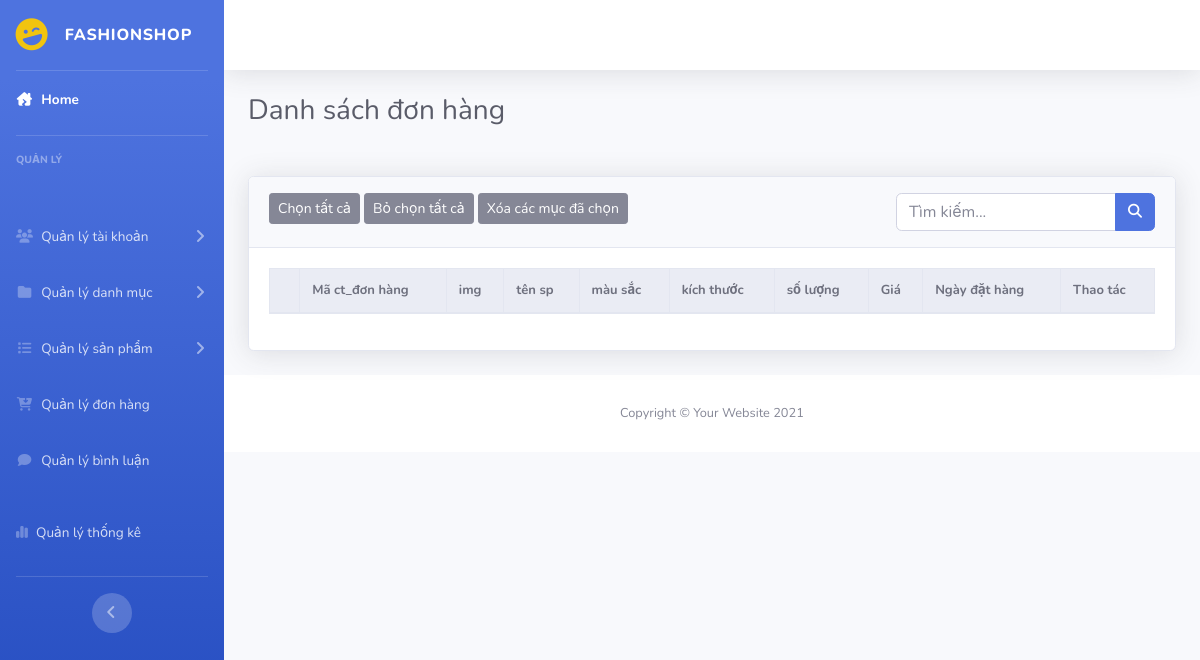
/admin/index.php?act=ct_donhang&iddh=53, run on an earlier commit of the app's database.
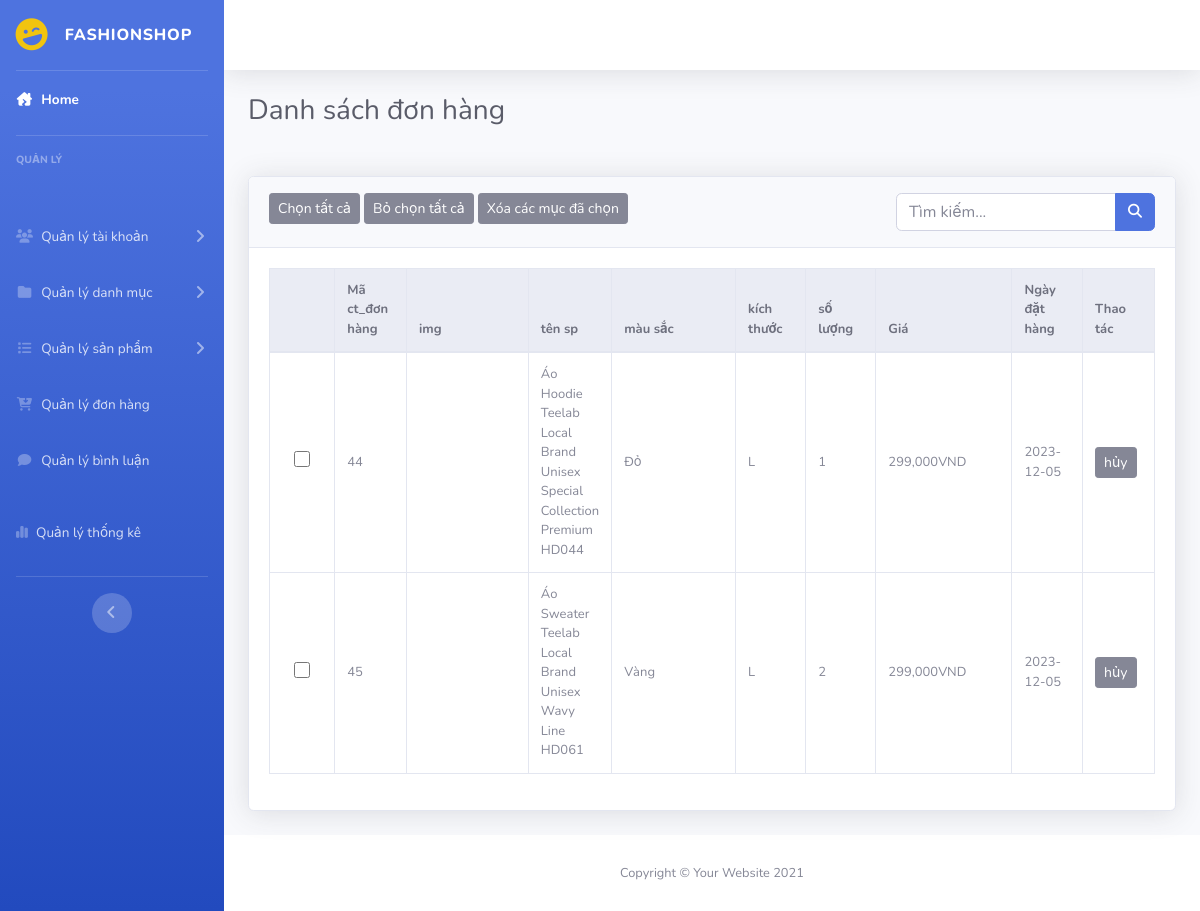
And on a later commit of the database.
### tables this page shows
CREATE TABLE `chitiet_donhang` (
  `id` int(11) NOT NULL,
  `id_donhang` int(11) NOT NULL,
  `id_bt_sanpham` int(11) NOT NULL,
  `so_luong` int(11) NOT NULL,
  `gia` float NOT NULL,
  `url_img` varchar(225) NOT NULL,
  `tensp` varchar(225) NOT NULL,
  `ngay_mua` date NOT NULL
);

CREATE TABLE `mau_sac` (
  `id` int(11) NOT NULL,
  `value` varchar(255) NOT NULL
);

CREATE TABLE `kich_thuoc` (
  `id` int(11) NOT NULL,
  `value` varchar(225) NOT NULL
);

### model/pdo.php (called while the page is built, shortened)
<?php
function pdo_get_connection(){
    $servername = "localhost";
    $username = "root";
    $password = "Hadaiduong2209#";
    try {
        $conn = new PDO("mysql:host=$servername;dbname=duan1_09_4", $username, $password);
        $conn->setAttribute(PDO::ATTR_ERRMODE, PDO::ERRMODE_EXCEPTION);
        return $conn;
    } catch(PDOException $e) {
        echo "Connection failed: " . $e->getMessage();
    }
}
function pdo_query($sql){
    $sql_args=array_slice(func_get_args(),1);
    try{
        $conn=pdo_get_connection();
        $stmt=$conn->prepare($sql);
        $stmt->execute($sql_args);
        $rows=$stmt->fetchAll();
        return $rows;
    }
    catch(PDOException $e){
        throw $e;
    }
    finally{
        unset($conn);
    }
}
?>

### model/thanhtoan.php (called while the page is built, shortened)
<?php
function load_ct_donhang($iddh){
    $sql = "SELECT chitiet_donhang.id,
    chitiet_donhang.id_bt_sanpham,
    sanpham.img,
    chitiet_donhang.tensp,
    mau_sac.value AS mau_sac,
    kich_thuoc.value AS kich_thuoc,
    chitiet_donhang.so_luong,
    chitiet_donhang.gia,
    chitiet_donhang.ngay_mua
    FROM chitiet_donhang JOIN donhang ON
    chitiet_donhang.id_donhang = donhang.id
    JOIN bien_the ON
    chitiet_donhang.id_bt_sanpham = bien_the.id
    JOIN sanpham ON
    bien_the.id_sp = sanpham.id
    JOIN mau_sac ON
    bien_the.id_mau_sac = mau_sac.id
    JOIN kich_thuoc ON
    bien_the.id_kich_thuoc = kich_thuoc.id
    WHERE chitiet_donhang.id_donhang = $iddh;";
    $result = pdo_query($sql);
    return $result;
}

### admin/donhang/ct_donhang.php (the view)
<div class="container-fluid">
    <h1 class="h3 mb-2 text-gray-800 mb-5">Danh sách đơn hàng</h1>
    <div class="card shadow mb-4">
        <div class="card-header py-3">
            <button class="btn btn-secondary btn-sm">Chọn tất cả</button>
            <button class="btn btn-secondary btn-sm">Bỏ chọn tất cả</button>
            <button class="btn btn-secondary btn-sm">Xóa các mục đã chọn</button>
            <form action="" class="float-right">
                <div class="input-group">
                    <input type="text" class="form-control" name="kyw" placeholder="Tìm kiếm...">
                    <div class="input-group-append">
                        <button class="btn btn-primary" type="submit" name="search">
                            <i class="fas fa-search fa-sm"></i>
                        </button>
                    </div>
                </div>
            </form>
        </div>
        <div class="card-body">
            <div class="table-responsive">
                <table class="table table-bordered" width="100%" cellspacing="0">
                    <thead class="thead-light">
                        <tr>
                            <th></th>
                            <th>Mã ct_đơn hàng</th>
                            <th>img</th>
                            <th>tên sp</th>
                            <th>màu sắc</th>
                            <th>kích thước</th>
                            <th>số lượng</th>
                            <th>Giá</th>
                            <th>Ngày đặt hàng</th>
                            <th>Thao tác</th>
                        </tr>
                    </thead>
                    <tbody>
                        <?php
                            foreach($list_ct_dh as $hd){
                                extract($hd);
                                echo '
                                <tr>
                                    <td class=" col-1 text-center align-middle"><input type="checkbox" name="select" id=""></td>
                                    <td class="col-1 align-middle">'.$id.'</td>
                                    <td class="col-2 align-middle"><img src="../upload/'.$img.'" alt="" width="100px"></td>
                                    <td class="col-2 align-middle">'.$tensp.'</td>
                                    <td class="col-2 align-middle">'.$mau_sac.'</td>
                                    <td class="col-1 align-middle">'.$kich_thuoc.'</td>
                                    <td class="col-1 align-middle">'.$so_luong.'</td>
                                    <td  class="col-2 align-middle">'.number_format($gia).'VND</td>
                                    <td class="col-1 align-middle">'.$ngay_mua.'</td>
                                    <td class="col-2 align-middle">
                                        <a href="index.php?act=ct_donhang&iddh='.$id.'"><button class="btn btn-secondary btn-sm">hủy</button></a></td>
                                </tr>
                                ';
                            }
                        ?>
                    </tbody>
                </table>
            </div>
        </div>
    </div>
</div>

### admin/header.php (shortened to what this page needs)
<!DOCTYPE html>
<html lang="en">
<head>
    <link rel="stylesheet" href="../assets/css/style_admin.css">
    <link href="../assets/vendor/fontawesome-free/css/all.min.css" rel="stylesheet" type="text/css">
    <link rel="stylesheet" href="https://cdnjs.cloudflare.com/ajax/libs/font-awesome/6.4.2/css/all.min.css" />
    <link href="../assets/css/sb-admin-2.min.css" rel="stylesheet">
    <link href="../assets/vendor/datatables/dataTables.bootstrap4.min.css" rel="stylesheet">
</head>
<body id="page-top">

### admin/boxleft.php (shortened to what this page needs)
<div id="wrapper">
    <ul class="navbar-nav bg-gradient-primary sidebar sidebar-dark accordion" id="accordionSidebar">
        <a class="sidebar-brand d-flex align-items-center justify-content-center" href="?act=home">
            <div class="sidebar-brand-icon rotate-n-15">
                <i class="fas fa-laugh-wink" style="color: #f1c40f;"></i>
            </div>
            <div class="sidebar-brand-text mx-3">FashionShop</div>
        </a>
        <hr class="sidebar-divider my-0">
        <li class="nav-item active">
            <a class="nav-link" href="?act=home">
                <i class="fas fa-fw fa-house-damage"></i>
                <span>Home</span>
        </li>
        <hr class="sidebar-divider">
        <div class="sidebar-heading">
            Quản lý
        </div>
        <li class="nav-item">
            <a class="nav-link collapsed" href="#" data-toggle="collapse" data-target="#collapseTwo" aria-expanded="true" aria-controls="collapseTwo">
                <i class="fas fa-fw fa-users"></i>
                <span>Quản lý tài khoản</span>
            </a>
        </li>
        <li class="nav-item">
            <a class="nav-link collapsed" href="#" data-toggle="collapse" data-target="#collapseThree" aria-expanded="true" aria-controls="collapseThree">
                <i class="fas fa-fw fa-folder"></i>
                <span>Quản lý danh mục</span>
            </a>
        </li>
        <li class="nav-item">
            <a class="nav-link collapsed" href="#" data-toggle="collapse" data-target="#collapseFour" aria-expanded="true" aria-controls="collapseFour">
                <i class="fas fa-fw fa-list"></i>
                <span>Quản lý sản phẩm</span>
            </a>
        </li>
        <li class="nav-item">
            <a class="nav-link" href="?act=dsdonhang">
                <i class="fas fa-fw fa-cart-arrow-down"></i>
                <span>Quản lý đơn hàng</span></a>
        </li>
        <li class="nav-item mb-3">
            <a class="nav-link" href="?act=dsbinhluan">
                <i class="fas fa-fw fa-comment"></i>
                <span>Quản lý bình luận</span></a>
        </li>
        <li class="nav-item mb-3">
            <a class="nav-link" href="?act=dsthongke">
                <i class="fa-solid fa-chart-simple"></i>
                <span>Quản lý thống kê</span></a>
        </li>
        <hr class="sidebar-divider d-none d-md-block">
        <div class="text-center d-none d-md-inline">
            <button class="rounded-circle border-0" id="sidebarToggle"></button>
        </div>
    </ul>

### admin/menu.php (shortened to what this page needs)
<div id="content-wrapper" class="d-flex flex-column">
    <div id="content">
        <nav class="navbar navbar-expand navbar-light bg-white topbar mb-4 static-top shadow">
            <ul class="navbar-nav ml-auto">
                <li class="nav-item dropdown no-arrow">
                    <a class="nav-link dropdown-toggle" href="#" id="userDropdown" role="button" data-toggle="dropdown" aria-haspopup="true" aria-expanded="false">
                    </a>
                </li>
            </ul>
        </nav>

### admin/index.php (shortened to what this page needs)
<?php
include "../model/pdo.php";
include "../model/thanhtoan.php";
include 'header.php';
include 'boxleft.php';
include 'menu.php';
?>
<div>
    <?php
    if (isset($_GET['act']) && $_GET['act'] != "") {
        $act = $_GET['act'];
        switch ($act) {
            case 'ct_donhang':
                if (isset($_GET['iddh'])) {
                    $list_ct_dh = load_ct_donhang($_GET['iddh']);
                }
                include "donhang/ct_donhang.php";
                break;
        }
    } else {
        include "trangchu/home.php";
    }
    ?>
</div>
<?php
include 'footer.php';
?>

### admin/footer.php (shortened to what this page needs)
            <footer class="sticky-footer bg-white">
                <div class="container my-auto">
                    <div class="copyright text-center my-auto">
                        <span>Copyright &copy; Your Website 2021</span>
                    </div>
                </div>
            </footer>
        </div>
    </div>
</body>
</html>

### assets/css/style_admin.css (style rules this page uses)
input[type="checkbox"] { width: 16px; height: 16px; }
div#content { margin: 0px; }
.card-body { flex: 1 1 auto; min-height: 1px; padding: 1.25rem; margin: 0px; }
.card-header:first-child { border-radius: calc(0.35rem - 1px) calc(0.35rem - 1px) 0 0; margin: 0px; }
table tbody td:nth-child(4) { width: 100px; }
.card-body { flex: 1 1 auto; min-height: 1px; padding: 1.25rem; font-size: 13px; }

What changed in the data, as far as the page shows it:
added chitiet_donhang: id "44", tensp "Áo Hoodie Teelab Local Brand Unisex Special Collection Premium HD044", mau_sac.value "Đỏ", kich_thuoc.value "L", so_luong "1", gia "299,000", ngay_mua "2023-12-05"
added chitiet_donhang: id "45", tensp "Áo Sweater Teelab Local Brand Unisex Wavy Line HD061", mau_sac.value "Vàng", kich_thuoc.value "L", so_luong "2", gia "299,000", ngay_mua "2023-12-05"
